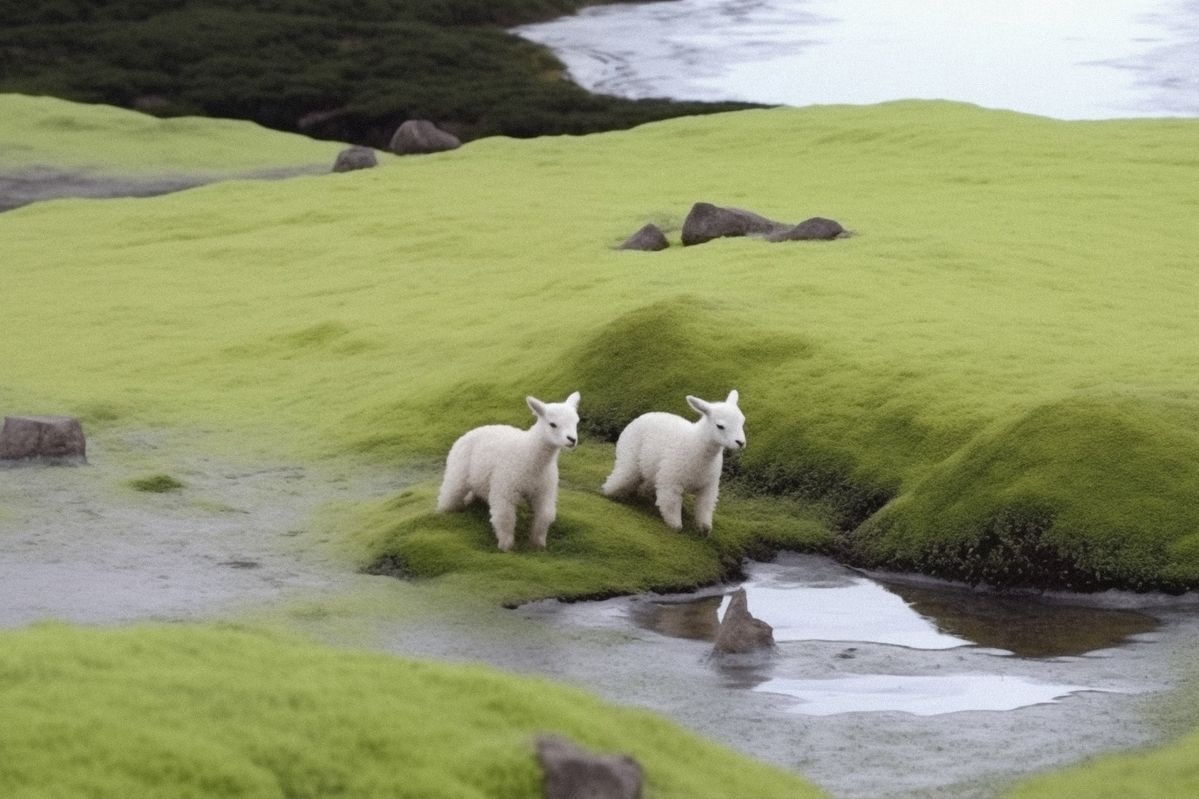
#> input picture lab3/0001.jpg, 1199 x 799 px
$ python task2.py
#> lines starting #> are read from the running program, lines starting #| are printed output that depends on the picture
import matplotlib.pyplot as plt
from sys import argv
from pathlib import Path
from skimage import exposure
from PIL import Image
import matplotlib.gridspec as gridspec
import numpy as np

def show_histogram(image_path):
    with Image.open(image_path) as image:
#> image is the input picture: PIL image 1199x799 RGB; mean R, G, B 143.6, 148.8, 109.1
        image_np = np.array(image)
        fig = plt.figure(figsize=(10, 6))
        gs = gridspec.GridSpec(4, 2, width_ratios=[2, 1])

        ax_main = plt.subplot(gs[:, 0])
        ax_main.set_title("Image")
        ax_main.imshow(image_np)
        ax_main.axis('off')

       #pillow
        ax_hist = plt.subplot(gs[0, 1])
        ax_hist.set_title("Mixed Histogram")
        colors = ('r', 'g', 'b')
        for i, color in enumerate(colors):
            ax_hist.hist(image_np[:, :, i].ravel(), bins=256, color=color, alpha=0.6) #ravel преобразует в одномерный массив(из двумерного массива пикселей)

        #skimage
        for i, color in enumerate(colors):
            cur_pl = plt.subplot(gs[i+1, 1])
            hist, bins = exposure.histogram(image_np[:, :, i], nbins=256)
            cur_pl.plot(bins, hist, color=color, label=f'{colors[i]} channel')


        plt.tight_layout()
        plt.show()
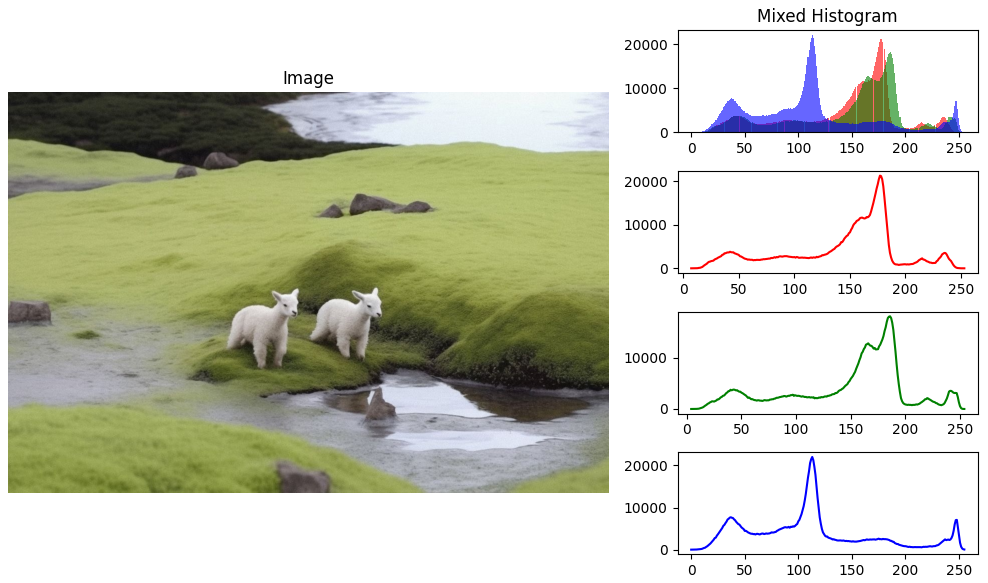
#> figure drawn by matplotlib, 5 panels; panel 2: tallest bar 21263 high, from x = 176.1 to 177.1; panel 2: tallest bar 18100 high, from x = 185.6 to 186.6; panel 2: tallest bar 22021 high, from x = 112.6 to 113.6; panel 3: curve peaks at x = 177, y = 21263

def main():
    if len(argv) > 1:
        path = Path(argv[1])
    else:
        path = Path.cwd() / '0001.jpg'

    show_histogram(path)


if __name__ == "__main__":
    main()
